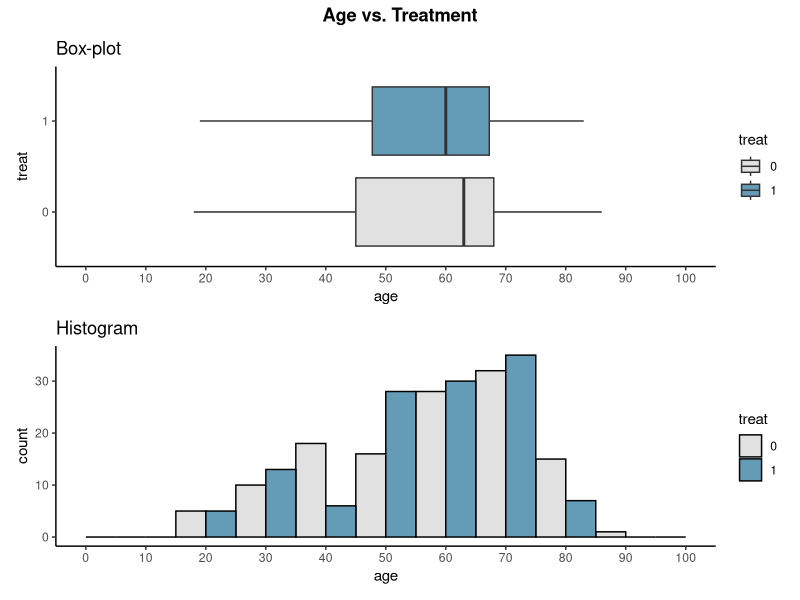
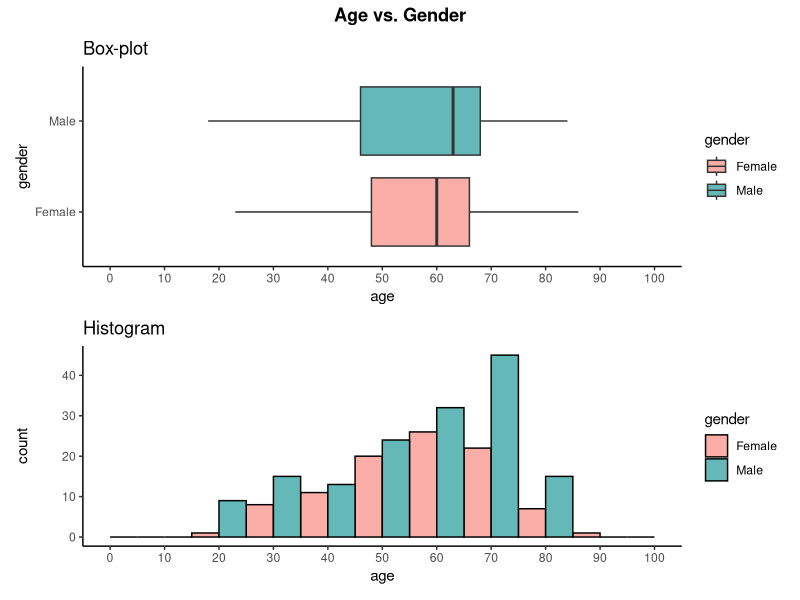
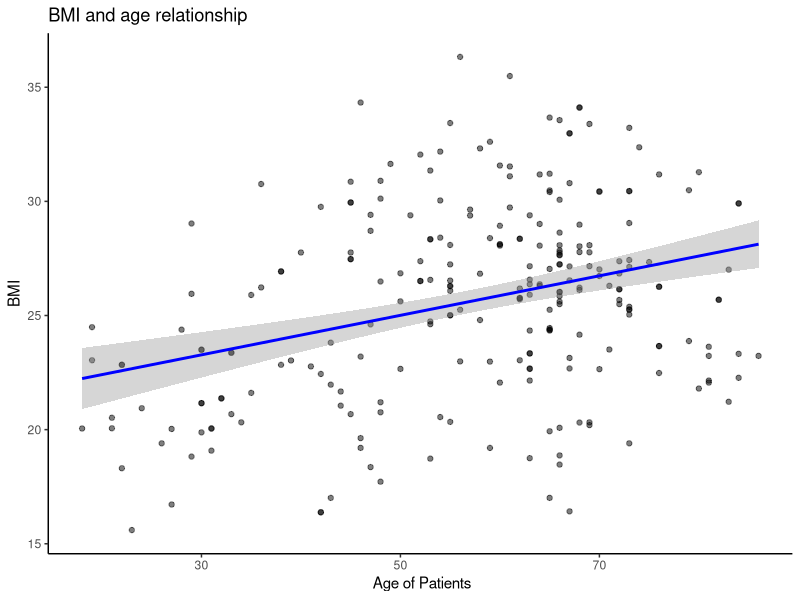

Reproduce these figures in R, in order.
#   T Are there any correlated measurements?
#   K Does the preoperative pain change with age of the patients?
#   T Do BMI and age have a linear relationship?

#Load libraries
library(here)
library(tidyverse)
library(ggplot2)
library(patchwork)

data <- read.csv2(here("DATA", "clean_data.csv"))

# change variable types
data <- data %>%
  mutate(ASA_score = as.factor(ASA_score),
         Mallampati_score = as.factor(Mallampati_score),
         smoking = as.factor(smoking),
         preOp_pain = as.factor(preOp_pain),
         treat = as.factor(treat),
         pacu30min_throatPain = as.factor(pacu30min_throatPain),
         pacu90min_throatPain = as.factor(pacu90min_throatPain),
         postOp4hour_throatPain = as.factor(postOp4hour_throatPain),
         pod1am_throatPain = as.factor(pod1am_throatPain),
         pacu30min_cough = as.factor(pacu30min_cough),
         pacu90min_cough = as.factor(pacu90min_cough),
         postOp4hour_cough = as.factor(postOp4hour_cough),
         pod1am_cough = as.factor(pod1am_cough),
         extubation_cough = as.factor(extubation_cough))


#----- Does the age distribution depend on `treat`? --------------------------------------

# Set 'treat' as factor
data$treat <- factor(data$treat)

# Boxplot Age vs. Treat 
boxplot_treat <- ggplot(data, aes(x = treat, y = age, fill = treat)) +
  geom_boxplot() +
  scale_fill_manual(values = c("0" = "#E1E1E1", "1" = "#649CB8")) +
  scale_y_continuous(breaks = c(0, 10, 20, 30, 40, 50, 60, 70, 80, 90, 100), limits = c(0, 100)) +
  labs(title = "Box-plot") +
  theme_classic() +
  coord_flip()  

# Histogram Age vs. Treat 
histogram_treat <- ggplot(data, aes(y = age, fill = treat)) +
  geom_histogram(binwidth = 10, position = "dodge", color = "black") +
  scale_fill_manual(values = c("0" = "#E1E1E1", "1" = "#649CB8")) +
  scale_y_continuous(breaks = c(0, 10, 20, 30, 40, 50, 60, 70, 80, 90, 100), limits = c(0, 100)) +
  labs(title = "Histogram") +
  theme_classic() +
  coord_flip()  

# Combine plots 
Age_vs_treat_plot <- (boxplot_treat / histogram_treat) + 
  plot_annotation(
    title = "Age vs. Treatment",
    theme = theme(plot.title = element_text(hjust = 0.5, face = "bold"))
  )
Age_vs_treat_plot

#----- Does the age distribution of the patients depend on their sex (`gender`)?--------

# Boxplot: Age vs. Gender
boxplot_gender <- ggplot(data, aes(x = gender, y = age, fill = gender)) +
  geom_boxplot() +
  scale_fill_manual(values = c("Female" = "#FBADA7", "Male" = "#64B8B8")) +
  scale_y_continuous(breaks = c(0, 10, 20, 30, 40, 50, 60, 70, 80, 90, 100), limits = c(0, 100)) +
  labs(title = "Box-plot") +
  theme_classic() +
  coord_flip() 

# Histogram: Age vs. Gender
histogram_gender <- ggplot(data, aes(y = age, fill = gender)) +
  geom_histogram(binwidth = 10, position = "dodge", color = "black") +
  scale_fill_manual(values = c("Female" = "#FBADA7", "Male" = "#64B8B8")) +
  scale_y_continuous(breaks = c(0 ,10, 20, 30, 40, 50, 60, 70, 80, 90, 100), limits = c(0, 100)) +
  labs(title = "Histogram") +
  theme_classic() +
  coord_flip() 

# Combine plots 
Age_vs_gender_plot <- (boxplot_gender / histogram_gender)  + 
  plot_annotation(
    title = "Age vs. Gender",
    theme = theme(plot.title = element_text(hjust = 0.5, face = "bold"))
  )

# Display the plot
Age_vs_gender_plot

# ---- Do BMI and age have a linear relationship? ----

ggplot(data,aes(x=age,y=as.numeric(BMI))) +
  geom_point(alpha=0.5) + 
  geom_smooth(method="lm", color="blue",se=TRUE) + 
  labs(title="BMI and age relationship",
       x=" Age of Patients",
       y= "BMI") + 
  theme_classic()

# it appears to be a linear relationship between BMI and age. 

# ---- Does the treatment depend on the preoperative smoking? ----

#I choose linear regression analysis to decide if there is a dependent relationship between treatment and smoking status

#changing variables to factors
smoking<- as_factor(data$smoking)
treat<- as_factor(data$treat)

#performing the logistic model
logistic_model <- glm(treat ~ smoking, family = binomial())

# Check the summary of the model
summary(logistic_model)

#Conclusion: P- values indicates no dependent relationship
